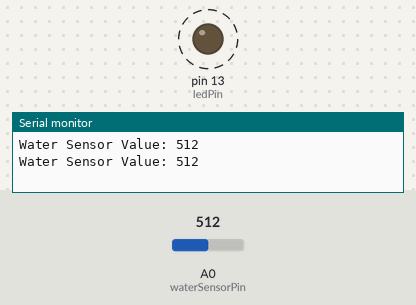
A sketch run on a simulated Arduino Uno, built with avr-gcc and run on an emulated ATmega328P. Parts: output pins drawn as LEDs (lit = HIGH), the last lines printed to the serial monitor. Dashed ring = blinking. Inputs (shaded band) come from the test bench; at power-on: A0 (waterSensorPin) = 512.

Above: at 1.8 s.
1.9 s: A0 (waterSensorPin) set to 362
5.4 s: A0 (waterSensorPin) set to 340
At 7.2 s:
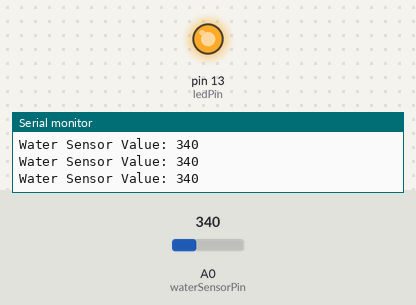
9.5 s: A0 (waterSensorPin) set to 360
At 10.9 s:
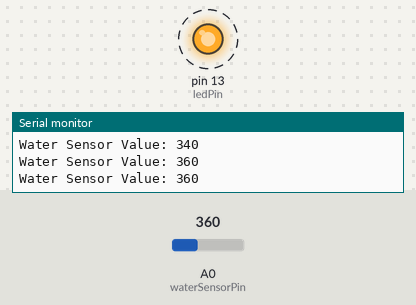
Timing chart, 0 to 19.6 s (numbered marks = the images above; inputs shaded):
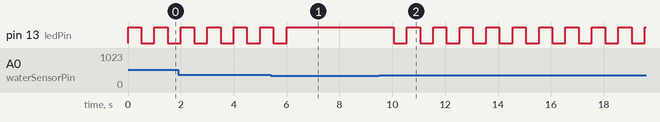

The sketch:

arduino_code.ino
```cpp
// Define pin numbers
const int waterSensorPin = A0;  // Pin connected to water sensor signal
const int ledPin = 13;          // Pin connected to LED
const int waterThreshold = 350; // Threshold to detect water (can adjust)

void setup() {
  // Initialize serial communication
  Serial.begin(9600);

  // Set LED pin as an output
  pinMode(ledPin, OUTPUT);

  // Set water sensor pin as input
  pinMode(waterSensorPin, INPUT);
}

void loop() {
  // Read the water sensor value
  int sensorValue = analogRead(waterSensorPin);

  // Print the sensor value to the Serial Monitor
  Serial.print("Water Sensor Value: ");
  Serial.println(sensorValue);

  // If the sensor detects water (sensor value is higher than threshold)
  if (sensorValue > waterThreshold) {
    // Blink the LED when water is detected
    digitalWrite(ledPin, HIGH); // Turn LED on
    delay(500);                  // Wait for 500 ms
    digitalWrite(ledPin, LOW);  // Turn LED off
    delay(500);                  // Wait for 500 ms
  } else {
    // If no water detected, keep the LED ON
    digitalWrite(ledPin, HIGH); // LED stays on when no water detected
  }
}
```

Measured:
- the behaviour switches between 351 and 350 on A0 (waterSensorPin) (found by bisection; images 0 and 1)
- after the input at 5.4 s, pin 13 (ledPin): goes on until 6.0 s, then stays HIGH
- after the input at 9.5 s, pin 13 (ledPin): alternates HIGH for 0.50 s and LOW for 0.50 s, starting after 0.55 s
- by itself, pin 13 (ledPin): alternates HIGH for 0.50 s and LOW for 0.50 s
